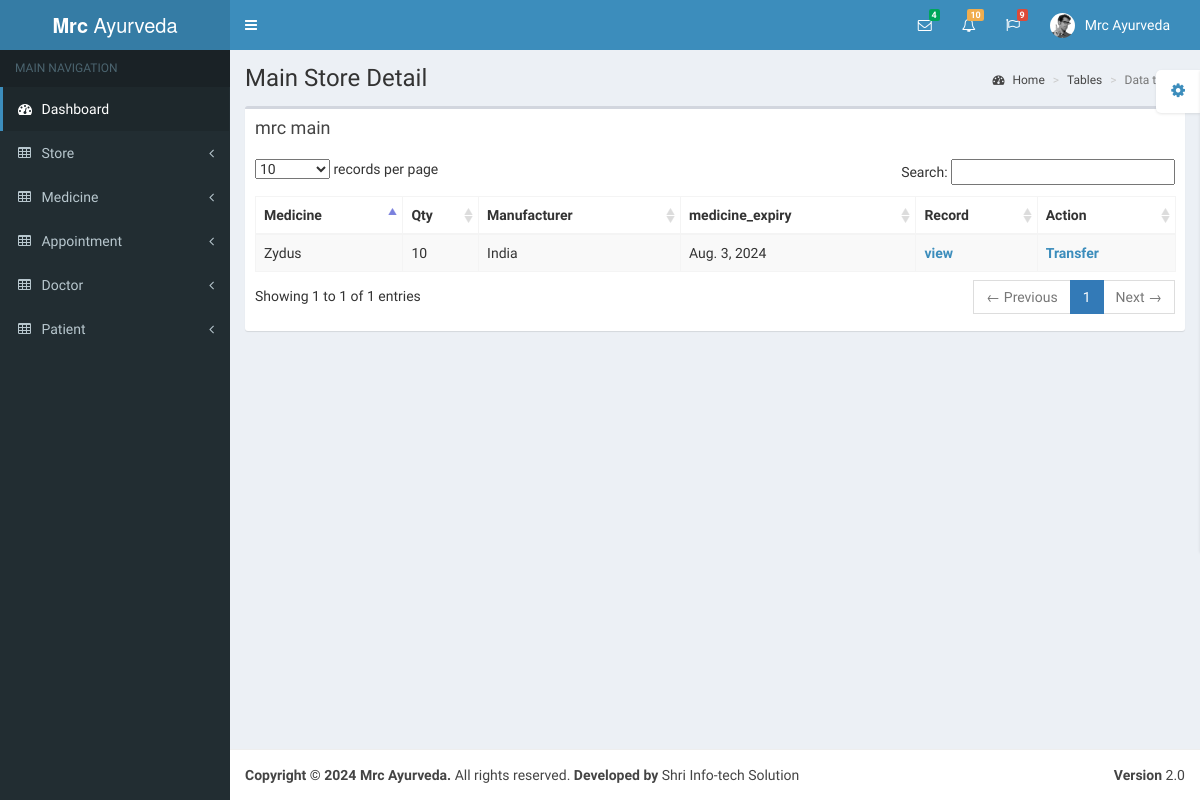
The page /store/main_store/ on the database as committed earlier.
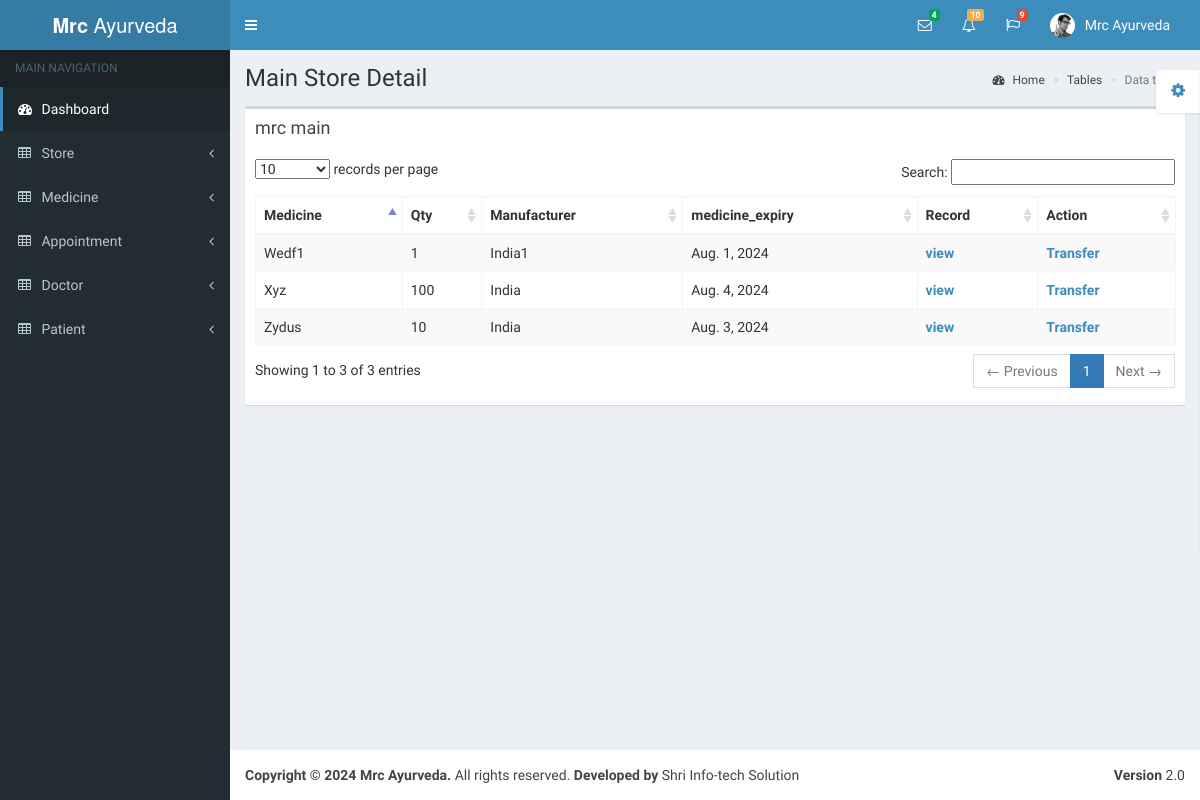
The same page on the database as committed later.
### store/models.py (models this page shows, shortened)
class MedicineStore(models.Model):
    from_store = models.ForeignKey(Store, related_name='Medicine_from_store', on_delete=models.PROTECT)
    to_store = models.ForeignKey(Store, related_name='Medicine_to_store', on_delete=models.PROTECT)
    medicine = models.ForeignKey(Medicine, on_delete=models.PROTECT)
    qty = models.IntegerField(null=True)
    created_at = models.DateTimeField(auto_now_add=True)
    updated_at = models.DateTimeField(auto_now=True, null=True, blank=True)
    class Meta:
        db_table = 'medicine_store'

### medicine/models.py (models this page shows)
class Medicine(models.Model):
    medicine_name = models.CharField(max_length=500, null=True)
    medicine_manufacturer = models.CharField(max_length=500, null=True)
    medicine_expiry = models.DateField(null=True)
    created_at = models.DateTimeField(auto_now_add=True)
    updated_at = models.DateTimeField(auto_now=True, null=True, blank=True)
    def __str__(self):
        return self.medicine_name
    class Meta:
        db_table = 'medicine'

### store/views.py (the view)
# urls.py: path('main_store/', views.main_store, name='main_store'),
def main_store(request):
    store = Store.objects.filter(type='MAIN')
    if store:
        main_store_id = store[0].id
        store_name = store[0].user.username
        medicine = MedicineStore.objects.filter(to_store_id=main_store_id)
    else:
        medicine = []
        store_name = 'Please create main store.'
    context = {
        'store_name': store_name,
        'medicine': medicine
    }
    return render(request, 'main_store_detail.html', context)

### store/templates/main_store_detail.html (shortened to what this page needs)
{% extends 'base.html' %}
{% block content %}
<div class="wrapper">
    <div class="content-wrapper">
        <section class="content-header">
            <h1>
                Main Store Detail
            </h1>
            <ol class="breadcrumb">
                <li><a href="/"><i class="fa fa-dashboard"></i> Home</a></li>
                <li><a href="/">Tables</a></li>
                <li class="active">Data tables</li>
            </ol>
        </section>
        <section class="content">
            <div class="row">
                <div class="col-xs-12">
                    <div class="box">
                        <div class="box-header">
                            <h3 class="box-title">{{store_name}}</h3>
                        </div>
                        <div class="box-body">
                            <table id="example1" class="table table-bordered table-striped">
                                <thead>
                                <tr>
                                    <th>Medicine</th>
                                    <th>Qty</th>
                                    <th>Manufacturer</th>
                                    <th>medicine_expiry</th>
                                    <th>Record</th>
                                    <th>Action</th>
                                </tr>
                                </thead>
                                <tbody>
                                {% for i in medicine %}
                                <tr>
                                    <td>{{i.medicine|title}}</td>
                                    <td>{{i.qty}}</td>
                                    <td>{{i.medicine.medicine_manufacturer|title}}</td>
                                    <td>{{i.medicine.medicine_expiry}}</td>
                                    <td><a href="/medicine/view_main_medicine/{{i.id}}/"><b>view</b></a></td>
                                    <td><a href="/store/transfer_new_main_store_medicine_detail/{{i.id}}/"><b>Transfer</b></a></td>
                                </tr>
                                {% endfor %}
                                </tbody>
                            </table>
                        </div>
                    </div>
                </div>
            </div>
        </section>
    </div>
</div>
{% endblock content %}

Rows that differ between the two databases and show on the page:
added MedicineStore: medicine "Xyz", qty "100", medicine.medicine_manufacturer "India", medicine.medicine_expiry "Aug. 4, 2024"
added MedicineStore: medicine "Wedf1", qty "1", medicine.medicine_manufacturer "India1", medicine.medicine_expiry "Aug. 1, 2024"
Other text that changed with them:
text written by a page script: "records per page Search: Showing 1 to 1 of 1 entries ← Previous 1 Next →" → "records per page Search: Showing 1 to 3 of 3 entries ← Previous 1 Next →"
